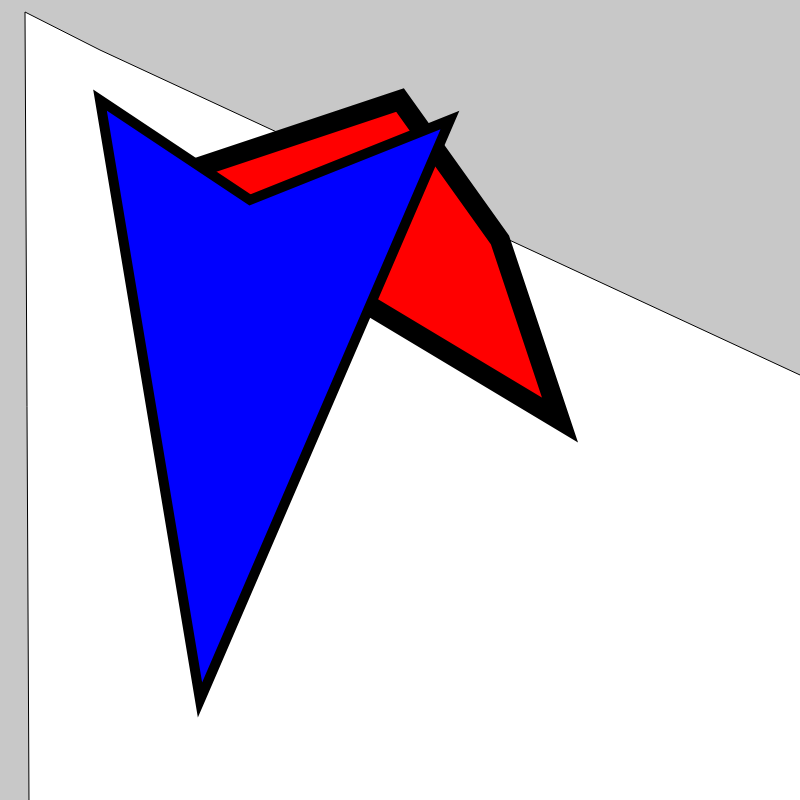
Frame 1 (no input)
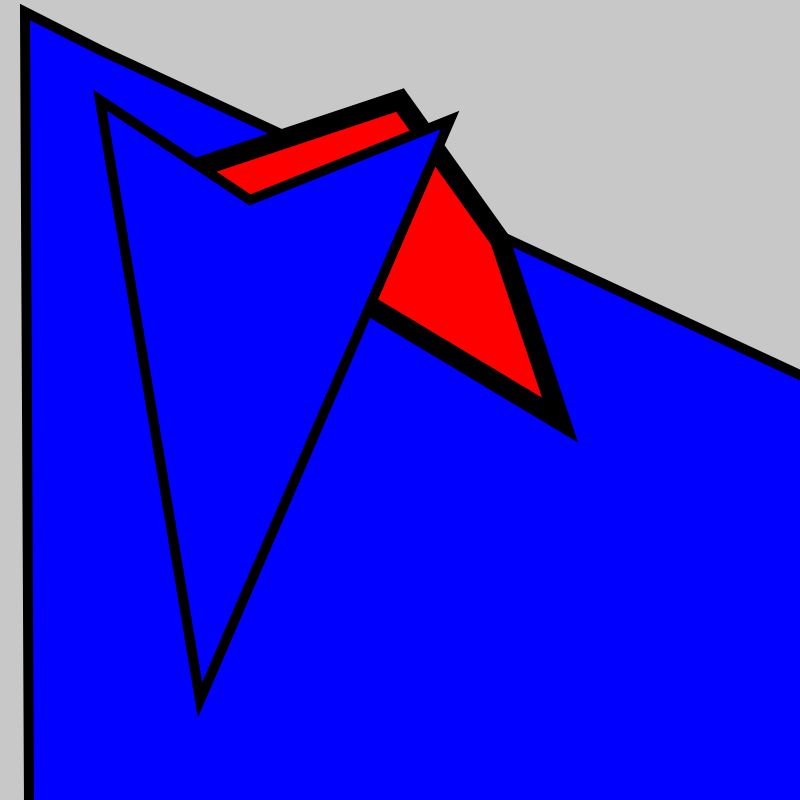
Frame 60 (no input)
Frame 120 (the mouse pressed at the canvas centre since frame 60): identical to frame 60, image omitted

The p5.js sketch that drew these frames (run headless with seeded random() and noise() and a simulated clock; from frame 60 on, the mouse is pressed at the canvas centre):

// p5.js sketch
// ── sketch.js
function setup() {
  createCanvas(800, 800);
}

function draw() {
  background(200);
  quad(1500, 700, 100, 50, 25, 12, 30, 1000)
  fill("red")
  stroke("black")
  strokeWeight(20)
  quad(400, 100, 500, 240, 560, 420, 160, 180)
  fill("blue")
  strokeWeight(10)
  quad(200, 700, 450, 120, 250, 200, 100, 100)
  
}
